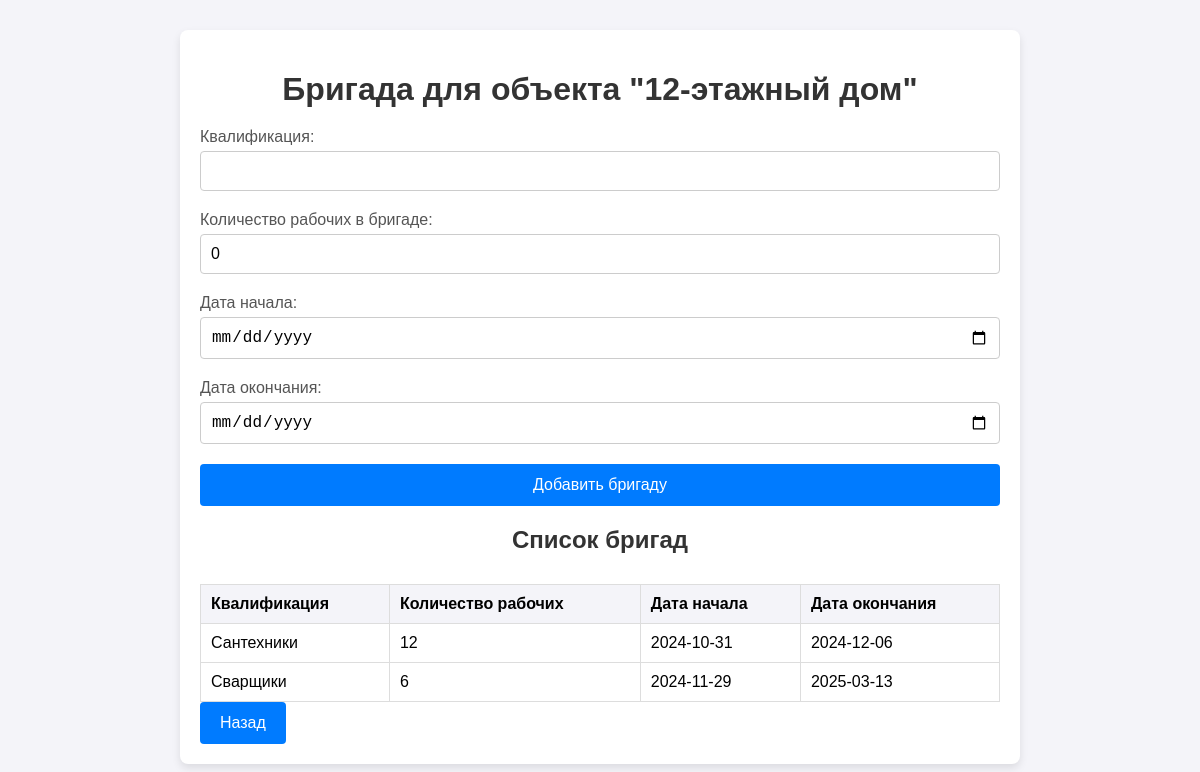
The page /workforce/1 (signed in) on the database as committed earlier.
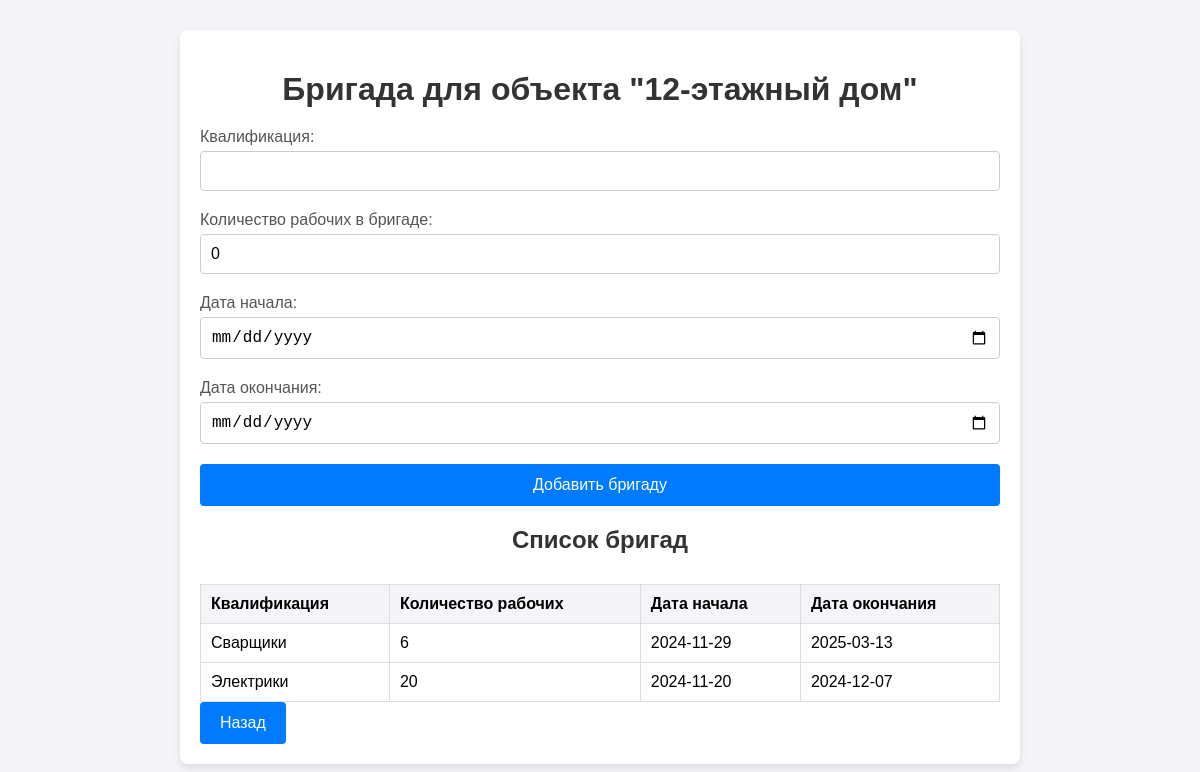
The same page on the database as committed later.
### tables this page shows
CREATE TABLE construction_objects (
                id INTEGER PRIMARY KEY AUTOINCREMENT,
                name TEXT NOT NULL,
                address TEXT NOT NULL,
                deadline TEXT NOT NULL,
                status TEXT NOT NULL
            );

CREATE TABLE workforce (
                id INTEGER PRIMARY KEY AUTOINCREMENT,
                object_id INTEGER NOT NULL,
                kval TEXT NOT NULL,
                workers INTEGER NOT NULL,
                start_date TEXT NOT NULL,
                end_date TEXT NOT NULL,
                FOREIGN KEY (object_id) REFERENCES construction_objects (id) ON DELETE CASCADE
            );

### main.py (the view, shortened to what this page needs)
@app.route("/workforce/<int:object_id>", methods=["GET", "POST"])
@login_required
def manage_workforce(object_id):
    obj = ConstructionObjectGateway.get_object_by_id(object_id)
    workforces = WorkforceGateway.get_workforce_by_object(object_id)  # Получаем все бригады для объекта
    return render_template("manage_workforce.html", obj=obj, workforces=workforces)

### data.py (called while the page is built)
    @classmethod
    def find(cls, object_id):
        with sqlite3.connect(DB_PATH) as conn:
            cursor = conn.execute(f"SELECT * FROM {cls._table_name} WHERE id = ?", (object_id,))
            row = cursor.fetchone()
            if row:
                return cls(*row)
            return None

    @classmethod
    def find_by_id(cls, user_id):
        with sqlite3.connect(DB_PATH) as conn:
            cursor = conn.execute("SELECT id, username, password, desc FROM users WHERE id = ?", (user_id,))
            row = cursor.fetchone()
            if row:
                return cls(*row)
        return None

    @classmethod
    def find_all_by_object(cls, object_id):
        with sqlite3.connect(DB_PATH) as conn:
            cursor = conn.execute(f"SELECT * FROM {cls._table_name} WHERE object_id = ?", (object_id,))
            return [cls(*row) for row in cursor.fetchall()]

### gateway.py (called while the page is built)
    @staticmethod
    def get_object_by_id(object_id):
        return ConstructionObject.find(object_id)

    @staticmethod
    def get_workforce_by_object(object_id):
        return Workforce.find_all_by_object(object_id)

    @staticmethod
    def find_by_id(user_id):
        return User.find_by_id(user_id)

### main.py (called while the page is built)
@login_manager.user_loader
def load_user(user_id):
    return UserGateway.find_by_id(user_id)  # Убедитесь, что метод `find_by_id` существует в классе `User`.

### templates/manage_workforce.html (shortened to what this page needs)
<!DOCTYPE html>
<html lang="ru">
<head>
</head>
<body>
    <div class="container">
        <h1>Бригада для объекта "{{ obj.name }}"</h1>
        <form method="POST">
            <div class="form-group">
                <label for="kval">Квалификация:</label>
                <input type="text" id="kval" name="kval" value="{{ workforce.kval if workforce else '' }}" required>
            </div>
            <div class="form-group">
                <label for="workers">Количество рабочих в бригаде:</label>
                <input type="number" id="workers" name="workers" value="{{ workforce.workers if workforce else 0 }}" required>
            </div>
            <div class="form-group">
                <label for="start_date">Дата начала:</label>
                <input type="date" id="start_date" name="start_date" value="{{ workforce.start_date if workforce else '' }}" required>
            </div>
            <div class="form-group">
                <label for="end_date">Дата окончания:</label>
                <input type="date" id="end_date" name="end_date" value="{{ workforce.end_date if workforce else '' }}" required>
            </div>
            <button type="submit">Добавить бригаду</button>
        </form>
        <h2>Список бригад</h2>
        <table>
            <thead>
                <tr>
                    <th>Квалификация</th>
                    <th>Количество рабочих</th>
                    <th>Дата начала</th>
                    <th>Дата окончания</th>
                </tr>
            </thead>
            <tbody>
                {% for workforce in workforces %}
                <tr>
                    <td>{{ workforce.kval }}</td>
                    <td>{{ workforce.workers }}</td>
                    <td>{{ workforce.start_date }}</td>
                    <td>{{ workforce.end_date }}</td>
                </tr>
                {% endfor %}
            </tbody>
        </table>
        <button onclick="window.location.href='{{ url_for('index') }}'">Назад</button>
    </div>
</body>
</html>

### templates/manage_workforce.html (style rules this page uses)
body { font-family: Arial, sans-serif; background-color: #f4f4f9; margin: 0; padding: 0; }
.container { max-width: 800px; margin: 30px auto; background-color: #ffffff; padding: 20px; border-radius: 8px; box-shadow: 0 4px 8px rgba(0, 0, 0, 0.1); }
h1, h2 { text-align: center; color: #333; margin-bottom: 20px; }
form { display: grid; grid-gap: 20px; }
label { font-size: 16px; color: #555; }
input[type="number"], input[type="text"], input[type="date"] { width: 100%; padding: 10px; font-size: 16px; border: 1px solid #ccc; border-radius: 4px; box-sizing: border-box; }
button { background-color: #007BFF; color: #ffffff; border: none; padding: 12px 20px; font-size: 16px; border-radius: 4px; cursor: pointer; transition: background-color 0.3s; }
.form-group { display: flex; flex-direction: column; }
.form-group input { margin-top: 5px; }
table { width: 100%; margin-top: 30px; border-collapse: collapse; }
table th, table td { padding: 10px; text-align: left; border: 1px solid #ddd; }
table th { background-color: #f4f4f9; }
table td { background-color: #ffffff; }

Rows that differ between the two databases and show on the page:
removed workforce: kval "Сантехники", workers "12", start_date "2024-10-31", end_date "2024-12-06"
added workforce: kval "Электрики", workers "20", start_date "2024-11-20", end_date "2024-12-07"
